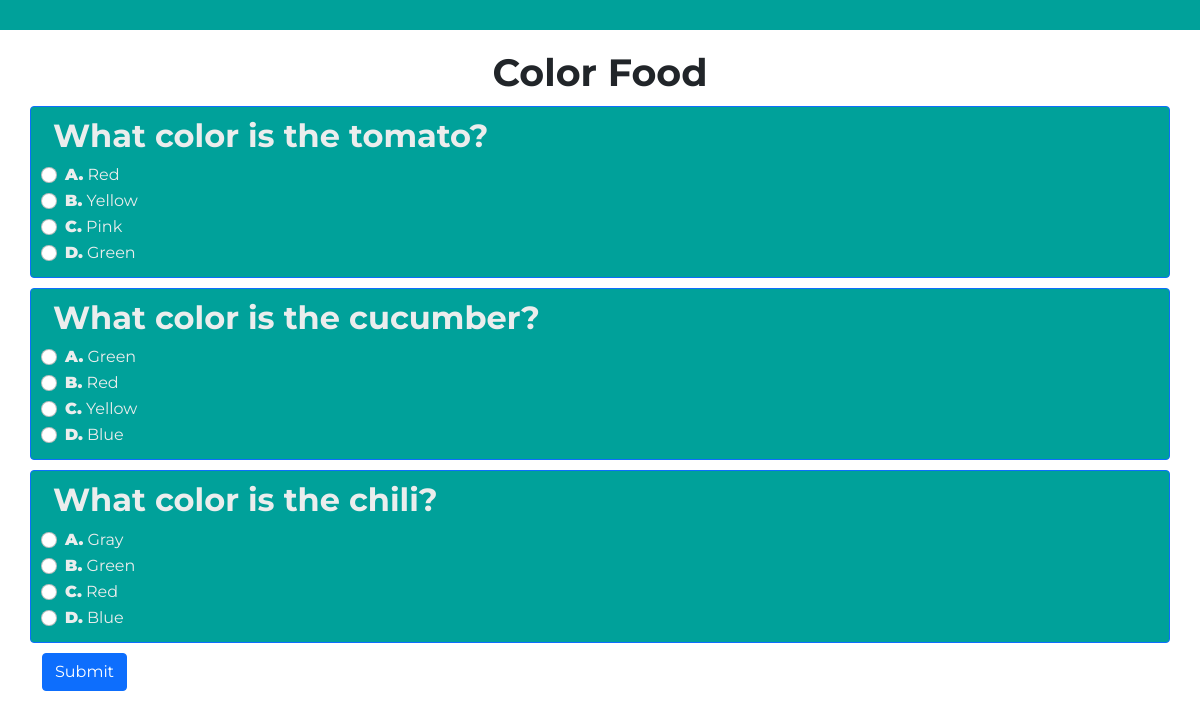
Screenshot of /quiz/2/ (signed in) with the database file from the repository.
### quiz/models.py (models this page shows, shortened)
class Quiz(models.Model):
    title = models.CharField(max_length=500)
    category = models.CharField(max_length = 20 ,choices = CATEGORIES_CHOICES, default = 'Food')
    number_questions = models.SmallIntegerField()
    def __str__(self) -> str:
        return self.title
    def get_questions(self):
        questions = list(self.questions.all())
        shuffle(questions)
        return questions[:self.number_questions]

class Question(models.Model):
    question_text = models.CharField(max_length=900)
    quiz = models.ForeignKey(Quiz, on_delete=models.CASCADE, related_name='questions', default='')
    def __str__(self) -> str:
        return self.question_text
    def get_answers(self):
        answers = list(self.answers.all())
        shuffle(answers)
        return answers

class Answer(models.Model):
    answer_text = models.CharField(max_length=900)
    answer_is_true = models.BooleanField(default=False)
    question = models.ForeignKey(Question, on_delete=models.CASCADE, related_name='answers')
    def __str__(self) -> str:
        return self.answer_text

### quiz/views.py (the view)
# urls.py: path('<str:pk>/', views.QuizDetail.as_view(), name = 'quiz_detail'),
class QuizDetail(DetailView):
    model = Quiz
    template_name = 'quiz_detail.html'
    context_object_name = 'quiz'
    def get_context_data(self, **kwargs):
        context = super().get_context_data(**kwargs)
        context['choice'] = ['A', 'B', 'C', 'D']
        return context

### templates/quiz_detail.html (shortened to what this page needs)
{% extends 'base.html' %}
{% block content %}
<h5 id="title">{{quiz}}</h5>
<form action="{% url 'quiz_result' %}" method="GET">
    {% for question in quiz.get_questions %}
    <div class="row border border-primary rounded" id={{question}}>
        <h2>{{question}}</h2>
        {% for answer in question.get_answers %}
        <div class="form-check">
            {% if forloop.counter == 1 %}
            <input class="form-check-input" type="radio" name="{{question.question_text}}" id="{{answer}}"
                value="{{answer}}">
            <label class="form-check-label" for="{{answer}}">
                <span>A.</span> {{answer}}
            </label>
            {% elif forloop.counter == 2 %}
            <input class="form-check-input" type="radio" name="{{question.question_text}}" id="{{answer}}"
                value="{{answer}}">
            <label class="form-check-label" for="{{answer}}">
                <span>B.</span> {{answer}}
            </label>
            {% elif forloop.counter == 3 %}
            <input class="form-check-input" type="radio" name="{{question.question_text}}" id="{{answer}}"
                value="{{answer}}">
            <label class="form-check-label" for="{{answer}}">
                <span>C.</span> {{answer}}
            </label>
            {% elif forloop.counter == 4 %}
            <input class="form-check-input" type="radio" name="{{question.question_text}}" id="{{answer}}"
                value="{{answer}}">
            <label class="form-check-label" for="{{answer}}">
                <span>D.</span> {{answer}}
            </label>
            {% endif %}
        </div>
        {% endfor %}
    </div>
    {% endfor %}
    <button type="submit" class="btn btn-primary" id="submit-btn">Submit</button>
</form>
{% endblock content %}

### static/css/base.css (style rules this page uses)
* { box-sizing: border-box; font-family: 'Montserrat', sans-serif; }
body { width: 100%; height: 100%; margin: 0; padding: 0; }
body .row { margin-top: 10px; padding: 10px; }

### templates/quiz_detail.html (style rules this page uses)
.row h2 { font-weight: bold; }
#title { text-align: center; font-weight: bold; font-size: 38px; margin: 10px; }
#submit-btn { margin-top: 10px; }
body .row { background-color: #00a19a; color: #ebeded; }
.form-check span { font-weight: 900; }

### rows the page displays
Quiz: title "Color Food"
Question: question_text "What color is the tomato?"
Answer: answer_text "Red"
Answer: answer_text "Yellow"
Answer: answer_text "Pink"
Answer: answer_text "Green"
Question: question_text "What color is the cucumber?"
Answer: answer_text "Green"
Answer: answer_text "Red"
Answer: answer_text "Yellow"
Answer: answer_text "Blue"
Question: question_text "What color is the chili?"
Answer: answer_text "Gray"
Answer: answer_text "Green"
Answer: answer_text "Red"
Answer: answer_text "Blue"
